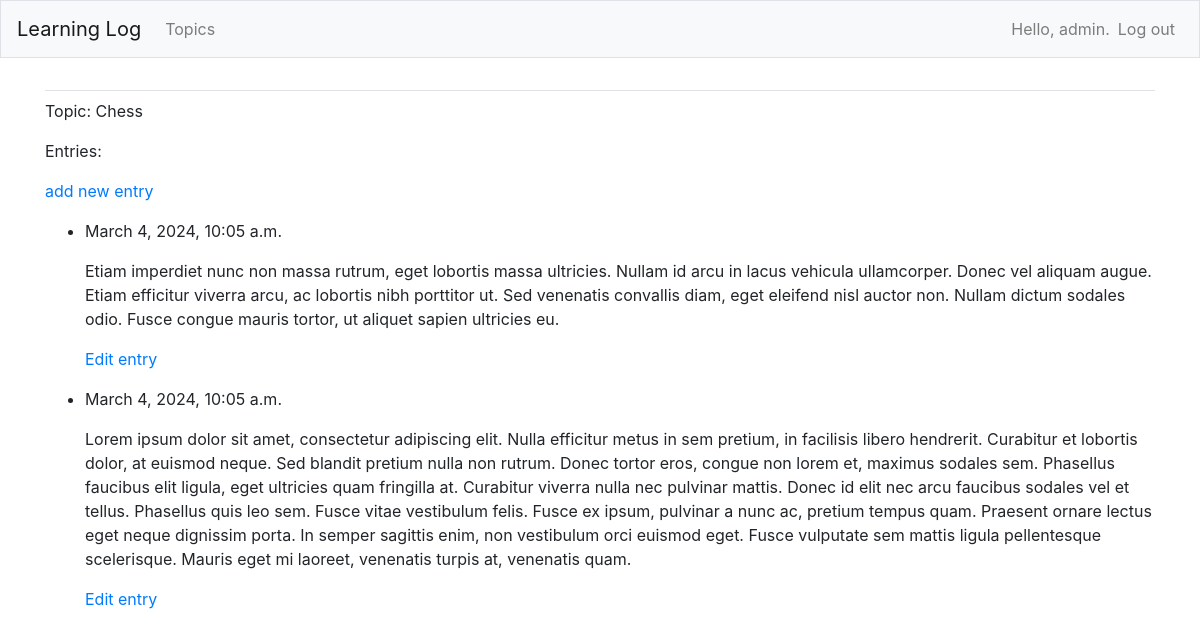
The page /topics/1/ (signed in) on the database its author committed.
### learning_logs/models.py (models this page shows, shortened)
class Topic(models.Model):
    text = models.CharField(max_length=200)
    date_added = models.DateTimeField(auto_now_add=True)
    owner = models.ForeignKey(User, on_delete=models.CASCADE)
    def __str__(self):
        return self.text

class Entry(models.Model):
    topic = models.ForeignKey(Topic, on_delete=models.CASCADE)
    text = models.TextField()
    date_added = models.DateTimeField(auto_now_add=True)
    class Meta:
        verbose_name_plural = "entries"

### learning_logs/views.py (the view)
# urls.py: path('topics/<int:topic_id>/', views.topic, name='topic'),
@login_required
def topic(request, topic_id):
    topic = Topic.objects.get(id=topic_id)
    if topic.owner != request.user:
        raise Http404
    entries = topic.entry_set.order_by('-date_added')
    context = {'topic': topic, 'entries': entries}
    return render(request=request, template_name='learning_logs/topic.html', context=context)

### learning_logs/templates/learning_logs/topic.html (shortened to what this page needs)
<!DOCTYPE html>
<html lang="en">
<head>
</head>
<body>
{% extends 'learning_logs/base.html' %}
{% block content %}
    <p>Topic: {{ topic }}</p>
    <p>Entries:</p>
    <p>
        <a href="{% url 'learning_logs:new_entry' topic.id %}">add new entry</a>
    </p>
    <ul>
        {% for entry in entries %}
            <li>
                <p>{{ entry.date_added }}</p>
                <p>{{ entry.text|linebreaks }}</p>
                <p>
                    <a href="{% url 'learning_logs:edit_entry' entry.id %}">Edit entry</a>
                </p>
            </li>
        {% empty %}
            <li>There are no entries for this topic yet ¯\_(ツ)_/¯</li>
        {% endfor %}
    </ul>
{% endblock content %}

### learning_logs/templates/learning_logs/base.html (shortened to what this page needs)
{% load bootstrap4 %}
<!doctype html>
<html lang="en">
<head>
    {% bootstrap_css %}
</head>
<body>
<nav class="navbar navbar-expand-md navbar-light bg-light mb-4 border">
    <a class="navbar-brand" href="{% url 'learning_logs:index' %}">
        Learning Log</a>
    <div class="collapse navbar-collapse" id="navbarCollapse">
        <ul class="navbar-nav mr-auto">
            <li class="nav-item">
                <a class="nav-link" href="{% url 'learning_logs:topics' %}">
                    Topics</a></li>
        </ul>
        <ul class="navbar-nav ml-auto">
            {% if user.is_authenticated %}
                <li class="nav-item">
                    <span class="navbar-text"> Hello, {{ user.username }}.</span>
                </li>
                <li class="nav-item">
                    <a class="nav-link" href="{% url 'users:logout' %}">Log out</a>
                </li>
            {% else %}
                <li class="nav-item">
                    <a class="nav-link" href="{% url 'users:register' %}">Register</a>
                </li>
                <li class="nav-item">
                    <a class="nav-link" href="{% url 'users:login' %}">Log in</a></li>
            {% endif %}
        </ul>
    </div>
</nav>
<main role="main" class="container">
    <div class="pb-2 mb-2 border-bottom">
    </div>
    <div>
        {% block content %}{% endblock content %}
    </div>
</main>
</body>
</html>

### rows shown on the page
Topic: text "Chess"
Entry: date_added "March 4, 2024, 10:05 a.m.", text "Etiam imperdiet nunc non massa rutrum, eget lobortis massa ultricies. Nullam id arcu in lacus vehicula ullamcorper. Donec vel aliquam augue. Etiam efficitur viverra arcu, ac lobortis nibh porttitor ut. Sed venenatis convallis diam, eget eleifend nisl auctor non. Nullam dictum sodales odio. Fusce congue mauris tortor, ut aliquet sapien ultricies eu."
Entry: date_added "March 4, 2024, 10:05 a.m.", text "Lorem ipsum dolor sit amet, consectetur adipiscing elit. Nulla efficitur metus in sem pretium, in facilisis libero hendrerit. Curabitur et lobortis dolor, at euismod neque. Sed blandit pretium nulla non rutrum. Donec tortor eros, congue non lorem et, maximus sodales sem. Phasellus faucibus elit ligula, eget ultricies quam fringilla at. Curabitur viverra nulla nec pulvinar mattis. Donec id elit nec arcu faucibus sodales vel et tellus. Phasellus quis leo sem. Fusce vitae vestibulum felis. Fusce ex ipsum, pulvinar a nunc ac, pretium tempus quam. Praesent ornare lectus eget neque dignissim porta. In semper sagittis enim, non vestibulum orci euismod eget. Fusce vulputate sem mattis ligula…"

### other values the page prints
{{ user.username }} "admin"
